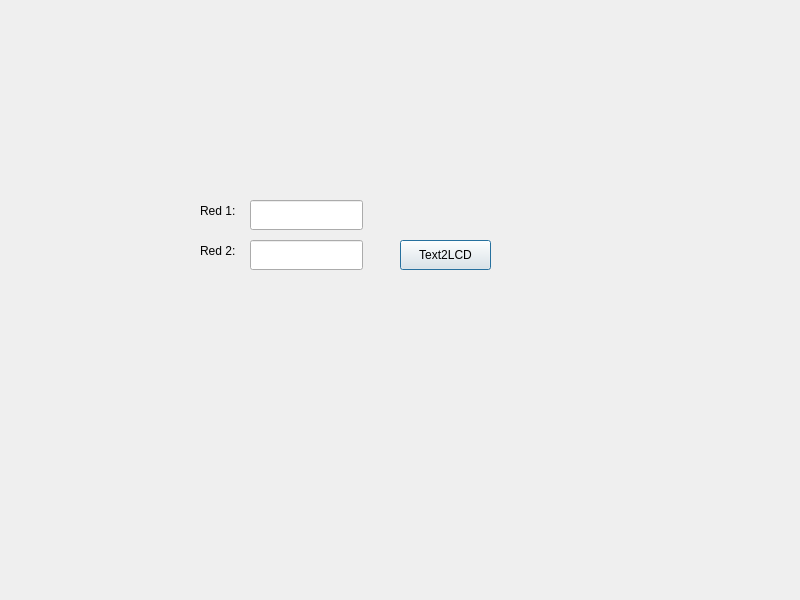
<?xml version="1.0" encoding="UTF-8"?>
<ui version="4.0">
 <class>Dialog</class>
 <widget class="QDialog" name="Dialog">
  <property name="geometry">
   <rect>
    <x>0</x>
    <y>0</y>
    <width>800</width>
    <height>600</height>
   </rect>
  </property>
  <property name="windowTitle">
   <string>Dialog</string>
  </property>
  <widget class="QLineEdit" name="lineEdit1">
   <property name="geometry">
    <rect>
     <x>250</x>
     <y>200</y>
     <width>113</width>
     <height>30</height>
    </rect>
   </property>
   <property name="maxLength">
    <number>16</number>
   </property>
  </widget>
  <widget class="QLineEdit" name="lineEdit2">
   <property name="geometry">
    <rect>
     <x>250</x>
     <y>240</y>
     <width>113</width>
     <height>30</height>
    </rect>
   </property>
   <property name="maxLength">
    <number>16</number>
   </property>
  </widget>
  <widget class="QLabel" name="label">
   <property name="geometry">
    <rect>
     <x>200</x>
     <y>200</y>
     <width>51</width>
     <height>22</height>
    </rect>
   </property>
   <property name="text">
    <string>Red 1:</string>
   </property>
  </widget>
  <widget class="QLabel" name="label_2">
   <property name="geometry">
    <rect>
     <x>200</x>
     <y>240</y>
     <width>51</width>
     <height>22</height>
    </rect>
   </property>
   <property name="text">
    <string>Red 2:</string>
   </property>
  </widget>
  <widget class="QPushButton" name="pushButton">
   <property name="geometry">
    <rect>
     <x>400</x>
     <y>240</y>
     <width>91</width>
     <height>30</height>
    </rect>
   </property>
   <property name="text">
    <string>Text2LCD</string>
   </property>
  </widget>
 </widget>
 <resources/>
 <connections/>
</ui>
